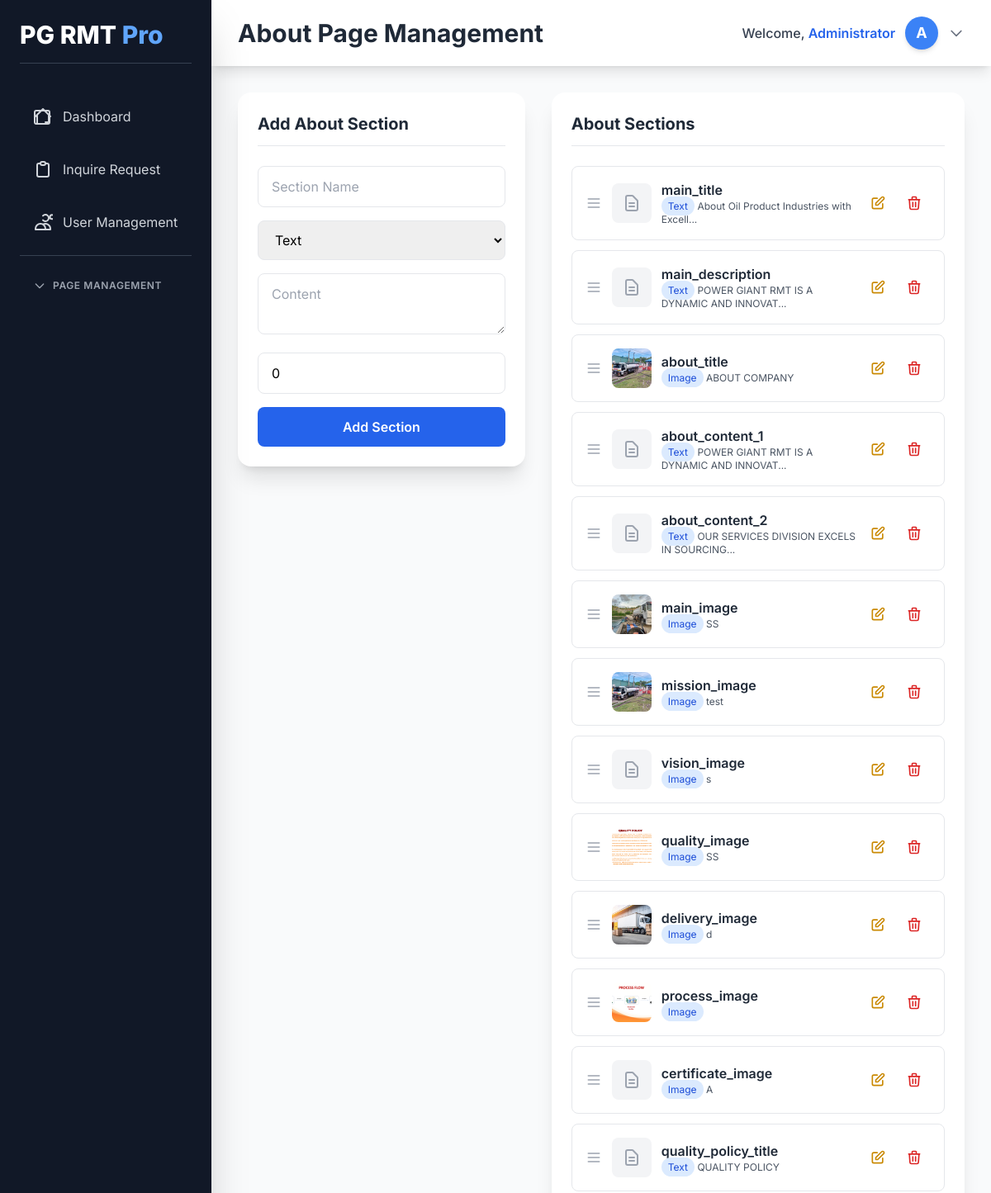
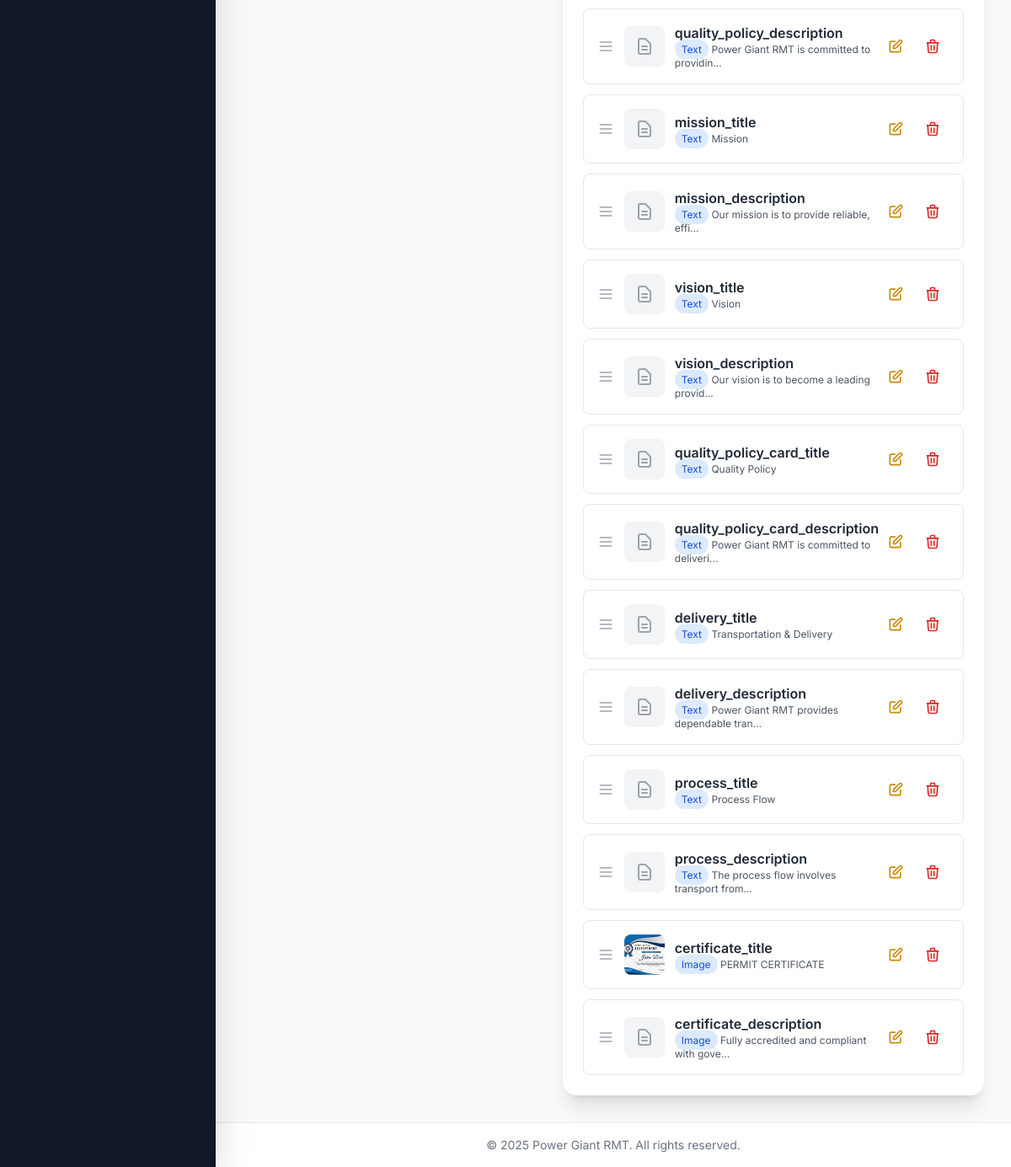
Page /admin-powergiant/about_editor.php (signed in) on the committed database (2 pictures, top to bottom).
### tables this page shows
CREATE TABLE `about_content` (
  `id` int(11) NOT NULL,
  `section_name` varchar(100) NOT NULL,
  `content_type` enum('text','image') NOT NULL,
  `content_value` text DEFAULT NULL,
  `image_path` varchar(255) DEFAULT NULL,
  `display_order` int(11) DEFAULT 0,
  `created_at` timestamp NOT NULL DEFAULT current_timestamp(),
  `updated_at` timestamp NOT NULL DEFAULT current_timestamp() ON UPDATE current_timestamp()
);

### config/auth.php (called while the page is built, shortened)
<?php
$database = new Database();
$conn = $database->connect();
function isLoggedIn() {
    return isset($_SESSION['admin_id']) && !empty($_SESSION['admin_id']);
}
function hasPermission($permission) {
    global $conn;
    $role = $_SESSION['admin_role'];
    try {
        $stmt = $conn->prepare("SELECT allowed FROM admin_permissions WHERE role = ? AND permission = ?");
        $stmt->execute([$role, $permission]);
        $result = $stmt->fetch(PDO::FETCH_ASSOC);
        return $result && $result['allowed'] == 1;
    } catch (Exception $e) {
        error_log("Permission check failed: " . $e->getMessage());
        return false;
    }
}
?>

### admin-powergiant/about_editor.php (the view, shortened to what this page needs)
<?php
require_once '../config/auth.php';
try {
    $database = new Database();
    $db = $database->connect();
} catch (Exception $e) {
    error_log('DB Error: ' . $e->getMessage());
    die('<div class="bg-red-100 text-red-800 p-4 rounded-lg">Database connection failed.</div>');
}
try {
    $sections = $db->query("SELECT * FROM about_content ORDER BY display_order, id")->fetchAll();
} catch (PDOException $e) {
    $_SESSION['error_msg'] = "Error loading sections: " . $e->getMessage();
    $sections = [];
}
$admin_name = htmlspecialchars($_SESSION['admin_name'] ?? 'Admin');
?>
<!DOCTYPE html>
<html lang="en">
<head>
    <script src="https://cdn.tailwindcss.com"></script>
    <link rel="stylesheet" href="https://cdnjs.cloudflare.com/ajax/libs/font-awesome/6.5.0/css/all.min.css">
</head>
<body class="bg-gray-50 antialiased">
<div class="flex h-screen overflow-hidden">
<aside id="sidebar" class="bg-gray-900 text-white w-64 fixed inset-y-0 left-0 z-40 transform -translate-x-full lg:translate-x-0 lg:static shadow-2xl">
    <div class="p-6 h-full flex flex-col">
        <div class="flex items-center justify-between mb-10 border-b border-gray-700 pb-4">
            <h2 class="text-3xl font-extrabold text-white">PG RMT <span class="text-blue-400">Pro</span></h2>
        </div>
        <nav class="space-y-4 flex-1">
            <?php if (hasPermission('view_dashboard')): ?>
            <a href="dashboard.php" class="flex items-center px-4 py-3 text-gray-300 hover:bg-gray-700 rounded-xl transition hover:text-white">
                <svg class="w-6 h-6 mr-3" fill="none" stroke="currentColor" viewBox="0 0 24 24">
                    <path stroke-linecap="round" stroke-linejoin="round" stroke-width="2" d="M3 12l2-2m0 0l7-7 7 7M5 10v10a1 1 0 001 1h3m10-11l2 2m-2-2v10a1 1 0 01-1-1h-3M6 21h12a2 2 0 002-2V7a2 2 0 00-2-2H4a2 2 0 00-2 2v12a2 2 0 002 2z"/>
                </svg>
                Dashboard
            </a>
            <?php endif; ?>
            <?php if (hasPermission('view_inquiries')): ?>
            <a href="request_quote.php" class="flex items-center px-4 py-3 text-gray-300 hover:bg-gray-700 rounded-xl transition hover:text-white">
                <svg class="w-6 h-6 mr-3" fill="none" stroke="currentColor" viewBox="0 0 24 24">
                    <path stroke-linecap="round" stroke-linejoin="round" stroke-width="2" d="M9 5H7a2 2 0 00-2 2v12a2 2 0 002 2h10a2 2 0 002-2V7a2 2 0 00-2-2h-2M9 5a2 2 0 002 2h2a2 2 0 002-2M9 5a2 2 0 012-2h2a2 2 0 012 2"/>
                </svg>
                Inquire Request
            </a>
            <?php endif; ?>
            <?php if (hasPermission('manage_users')): ?>
            <a href="user_management.php" class="flex items-center px-4 py-3 text-gray-300 hover:bg-gray-700 rounded-xl transition hover:text-white">
                <svg class="w-6 h-6 mr-3" fill="none" stroke="currentColor" viewBox="0 0 24 24">
                    <path stroke-linecap="round" stroke-linejoin="round" stroke-width="2" d="M12 4.354a4 4 0 110 5.292M15 21H3v-1a6 6 0 0112 0v1zm0 0h6v-1a6 6 0 00-9-5.197m13.5-9a2.5 2.5 0 11-5 0 2.5 2.5 0 015 0z"/>
                </svg>
                User Management
            </a>
            <?php endif; ?>
            <?php if (hasPermission('edit_pages')): ?>
            <div class="border-t border-gray-700 pt-4">
                <button onclick="togglePageManagement()" class="w-full flex items-center justify-between px-4 py-3 text-xs font-semibold text-gray-400 uppercase tracking-wider hover:text-white transition group">
                    <span class="flex items-center">
                        <svg id="pageMgmtCaret" class="w-4 h-4 mr-2 transition-transform duration-200 group-hover:text-blue-400" fill="none" stroke="currentColor" viewBox="0 0 24 24">
                            <path stroke-linecap="round" stroke-linejoin="round" stroke-width="2" d="M19 9l-7 7-7-7"/>
                        </svg>
                        Page Management
                    </span>
                </button>
            </div>
            <?php endif; ?>
        </nav>
    </div>
</aside>
    <div class="flex-1 flex flex-col overflow-hidden">
        <header class="bg-white shadow-lg sticky top-0 z-20">
            <div class="max-w-full mx-auto px-4 sm:px-6 lg:px-8">
                <div class="flex justify-between h-20 items-center">
                    <div class="flex items-center">
                        <h1 class="text-xl sm:text-2xl md:text-3xl font-bold text-gray-800">About Page Management</h1>
                    </div>
                    <div class="relative">
                        <button onclick="toggleUserDropdown()" class="flex items-center space-x-3 text-gray-700 hover:text-blue-600 transition">
                            <span class="hidden sm:inline text-sm md:text-base font-medium">Welcome, <span class="text-blue-600 font-semibold"><?= $admin_name ?></span></span>
                            <div class="w-10 h-10 rounded-full bg-blue-500 flex items-center justify-center text-white font-bold text-lg shadow-md">A</div>
                            <svg class="w-5 h-5 text-gray-500" fill="none" stroke="currentColor" viewBox="0 0 24 24">
                                <path stroke-linecap="round" stroke-linejoin="round" stroke-width="2" d="M19 9l-7 7-7-7"/>
                            </svg>
                        </button>
                    </div>
                </div>
            </div>
        </header>
        <main class="flex-1 overflow-y-auto p-4 sm:p-6 lg:p-8">
            <div class="cards-container max-w-7xl mx-auto">
                <div class="bg-white rounded-2xl shadow-xl p-6">
                    <h3 class="text-xl font-bold text-gray-800 mb-6 border-b pb-3">Add About Section</h3>
                    <form method="POST" enctype="multipart/form-data" class="space-y-4">
                        <input type="text" name="section_name" placeholder="Section Name" required class="w-full px-4 py-3 border rounded-lg focus:ring-2 focus:ring-blue-500">
                        <select name="content_type" required class="w-full px-4 py-3 border rounded-lg focus:ring-2 focus:ring-blue-500" onchange="toggleImage(this)">
                            <option value="text">Text</option>
                        </select>
                        <textarea name="content_value" placeholder="Content" required class="w-full px-4 py-3 border rounded-lg focus:ring-2 focus:ring-blue-500"></textarea>
                        <input type="number" name="display_order" value="0" required class="w-full px-4 py-3 border rounded-lg focus:ring-2 focus:ring-blue-500">
                        <button name="add_about" class="w-full bg-blue-600 hover:bg-blue-700 text-white font-semibold py-3 rounded-lg transition">Add Section</button>
                    </form>
                </div>
                <div class="bg-white rounded-2xl shadow-xl p-6">
                    <h3 class="text-xl font-bold text-gray-800 mb-6 border-b pb-3">About Sections</h3>
                    <div id="aboutList" class="space-y-3">
                        <?php foreach ($sections as $s):
                            $content = $s['content_value'] ?? '';
                            $preview = (strlen($content) > 40) ? substr($content, 0, 40) . '...' : $content;
                        ?>
                        <div data-id="<?= $s['id'] ?>" class="flex items-center justify-between p-4 border rounded-lg hover:shadow-md drag-handle group mobile-p-3 mobile-flex-col mobile-items-start">
                            <div class="flex items-center gap-3 flex-1 min-w-0 mobile-w-full">
                                <svg class="w-5 h-5 text-gray-400 flex-shrink-0 cursor-move" fill="none" stroke="currentColor" viewBox="0 0 24 24">
                                    <path stroke-linecap="round" stroke-linejoin="round" stroke-width="2" d="M4 6h16M4 12h16M4 18h16"/>
                                </svg>
                                <?php if ($s['content_type'] === 'image' && $s['image_path']): ?>
                                    <img src="../<?= htmlspecialchars($s['image_path']) ?>" class="w-12 h-12 object-cover rounded-lg flex-shrink-0" alt="" onerror="this.style.display='none'; this.nextElementSibling.style.display='flex';">
                                    <div class="w-12 h-12 bg-gray-100 rounded-lg flex items-center justify-center flex-shrink-0 hidden">
                                        <svg class="w-6 h-6 text-gray-400" fill="none" stroke="currentColor" viewBox="0 0 24 24">
                                            <path stroke-linecap="round" stroke-linejoin="round" stroke-width="2" d="M9 12h6m-6 4h6m2 5H7a2 2 0 01-2-2V5a2 2 0 012-2h5.586a1 1 0 01.707.293l5.414 5.414a1 1 0 01.293.707V19a2 2 0 01-2 2z"/>
                                        </svg>
                                    </div>
                                <?php else: ?>
                                    <div class="w-12 h-12 bg-gray-100 rounded-lg flex items-center justify-center flex-shrink-0">
                                        <svg class="w-6 h-6 text-gray-400" fill="none" stroke="currentColor" viewBox="0 0 24 24">
                                            <path stroke-linecap="round" stroke-linejoin="round" stroke-width="2" d="M9 12h6m-6 4h6m2 5H7a2 2 0 01-2-2V5a2 2 0 012-2h5.586a1 1 0 01.707.293l5.414 5.414a1 1 0 01.293.707V19a2 2 0 01-2 2z"/>
                                        </svg>
                                    </div>
                                <?php endif; ?>
                                <div class="flex-1 min-w-0">
                                    <h4 class="font-semibold text-gray-800 truncate mobile-text-xs"><?= htmlspecialchars($s['section_name'] ?? '') ?></h4>
                                    <p class="text-xs text-gray-600 mobile-line-clamp-2">
                                    <span class="px-2 py-1 bg-blue-100 text-blue-700 rounded-full text-xs"><?= ucfirst($s['content_type'] ?? 'text') ?></span>
                                    <?= htmlspecialchars($preview) ?>
                                    </p>
                                </div>
                            </div>
                            <div class="flex items-center gap-1 mobile-gap-1 mobile-mt-1 mobile-justify-end mobile-w-full">
                                <button onclick='editSection(<?= json_encode($s, JSON_HEX_QUOT | JSON_HEX_APOS) ?>)' class="p-2.5 text-yellow-600 hover:bg-yellow-50 rounded-lg transition mobile-min-w-11 mobile-min-h-11">
                                    <svg class="w-5 h-5" fill="none" stroke="currentColor" viewBox="0 0 24 24">
                                        <path stroke-linecap="round" stroke-linejoin="round" stroke-width="2" d="M11 5H6a2 2 0 00-2 2v11a2 2 0 002 2h11a2 2 0 002-2v-5m-1.414-9.414a2 2 0 112.828 2.828L11.828 15H9v-2.828l8.586-8.586z"/>
                                    </svg>
                                </button>
                                <button onclick='openDeleteModal(<?= $s['id'] ?>)' class="p-2.5 text-red-600 hover:bg-red-50 rounded-lg transition mobile-min-w-11 mobile-min-h-11">
                                    <svg class="w-5 h-5" fill="none" stroke="currentColor" viewBox="0 0 24 24">
                                        <path stroke-linecap="round" stroke-linejoin="round" stroke-width="2" d="M19 7l-.867 12.142A2 2 0 0116.138 21H7.862a2 2 0 01-1.995-1.858L5 7m5 4v6m4-6v6m1-10V4a1 1 0 00-1-1h-4a1 1 0 00-1 1v3M4 7h16"/>
                                    </svg>
                                </button>
                            </div>
                        </div>
                        <?php endforeach; ?>
                    </div>
                </div>
            </div>
        </main>
        <footer class="bg-white border-t border-gray-200 p-4 text-center text-sm text-gray-500 mt-auto">
            © <?= date('Y') ?> Power Giant RMT. All rights reserved.
        </footer>
    </div>
</div>
</body>
</html>

### admin-powergiant/about_editor.php (style rules this page uses)
body { font-family: 'Inter', sans-serif; }
#sidebar { transition:transform .3s ease-in-out; }
.drag-handle { cursor:move; }
.cards-container { display: flex; flex-direction: column; gap: 1.5rem; }
@media (min-width: 1024px) { .cards-container { display: grid; grid-template-columns: 1fr 1fr; gap: 2rem; align-items: start; } }

### rows in the picture
about_content: section_name "main_title", content_type "Text", content_value "About Oil Product Industries with Excell..."
about_content: section_name "main_description", content_type "Text", content_value "POWER GIANT RMT IS A DYNAMIC AND INNOVAT..."
about_content: image_path (picture), section_name "about_title", content_type "Image", content_value "ABOUT COMPANY"
about_content: section_name "about_content_1", content_type "Text", content_value "POWER GIANT RMT IS A DYNAMIC AND INNOVAT..."
about_content: section_name "about_content_2", content_type "Text", content_value "OUR SERVICES DIVISION EXCELS IN SOURCING..."
about_content: image_path (picture), section_name "main_image", content_type "Image", content_value "SS"
about_content: image_path (picture), section_name "mission_image", content_type "Image", content_value "test"
about_content: section_name "vision_image", content_type "Image", content_value "s"
about_content: image_path (picture), section_name "quality_image", content_type "Image", content_value "SS"
about_content: image_path (picture), section_name "delivery_image", content_type "Image", content_value "d"
about_content: image_path (picture), section_name "process_image", content_type "Image"
about_content: section_name "certificate_image", content_type "Image", content_value "A"
about_content: section_name "quality_policy_title", content_type "Text", content_value "QUALITY POLICY"
about_content: section_name "quality_policy_description", content_type "Text", content_value "Power Giant RMT is committed to providin..."
about_content: section_name "mission_title", content_type "Text", content_value "Mission"
about_content: section_name "mission_description", content_type "Text", content_value "Our mission is to provide reliable, effi..."
about_content: section_name "vision_title", content_type "Text", content_value "Vision"
about_content: section_name "vision_description", content_type "Text", content_value "Our vision is to become a leading provid..."
about_content: section_name "quality_policy_card_title", content_type "Text", content_value "Quality Policy"
about_content: section_name "quality_policy_card_description", content_type "Text", content_value "Power Giant RMT is committed to deliveri..."
about_content: section_name "delivery_title", content_type "Text", content_value "Transportation & Delivery"
about_content: section_name "delivery_description", content_type "Text", content_value "Power Giant RMT provides dependable tran..."
about_content: section_name "process_title", content_type "Text", content_value "Process Flow"
about_content: section_name "process_description", content_type "Text", content_value "The process flow involves transport from..."
about_content: image_path (picture), section_name "certificate_title", content_type "Image", content_value "PERMIT CERTIFICATE"
about_content: section_name "certificate_description", content_type "Image", content_value "Fully accredited and compliant with gove..."

### other values in the picture
$admin_name "Administrator"
